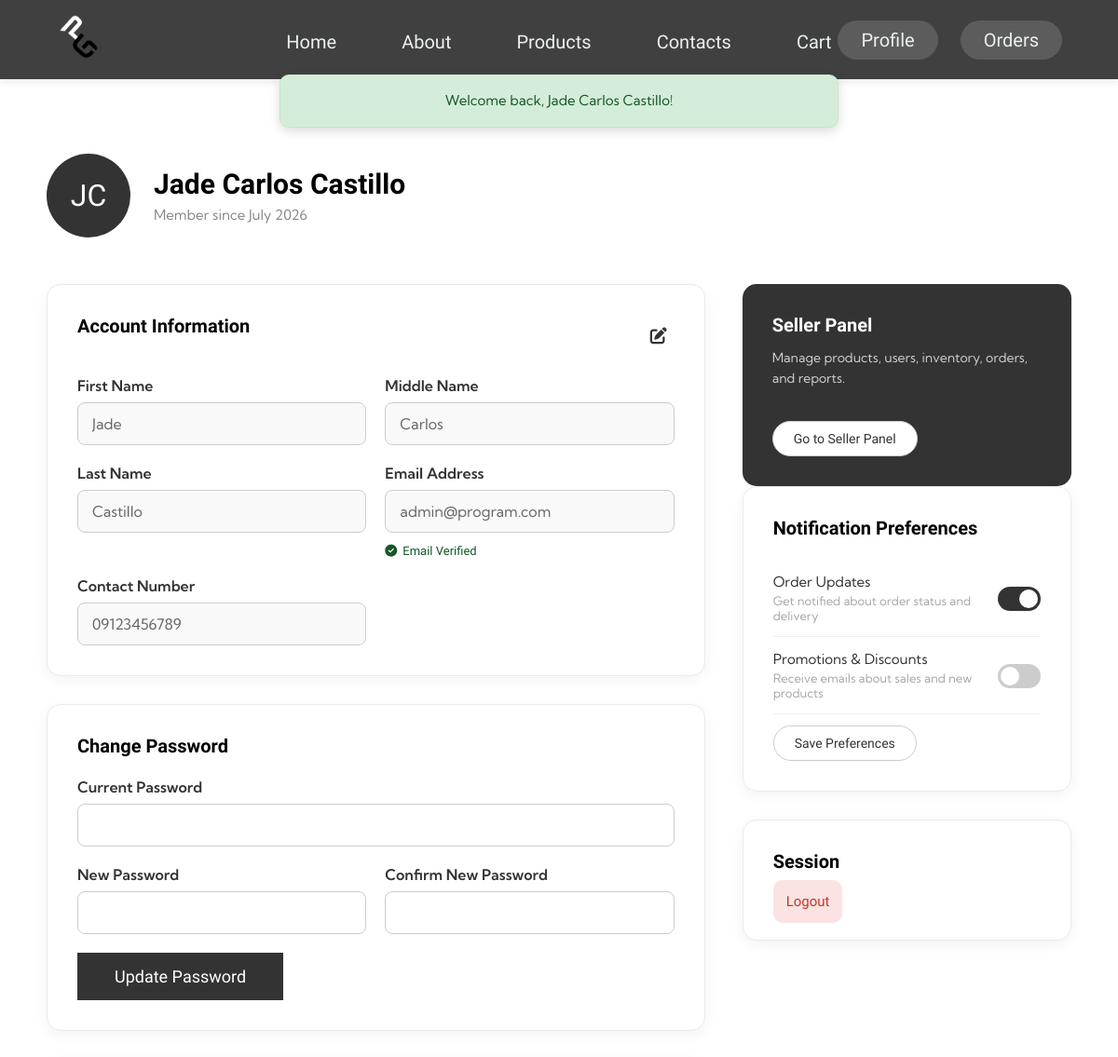
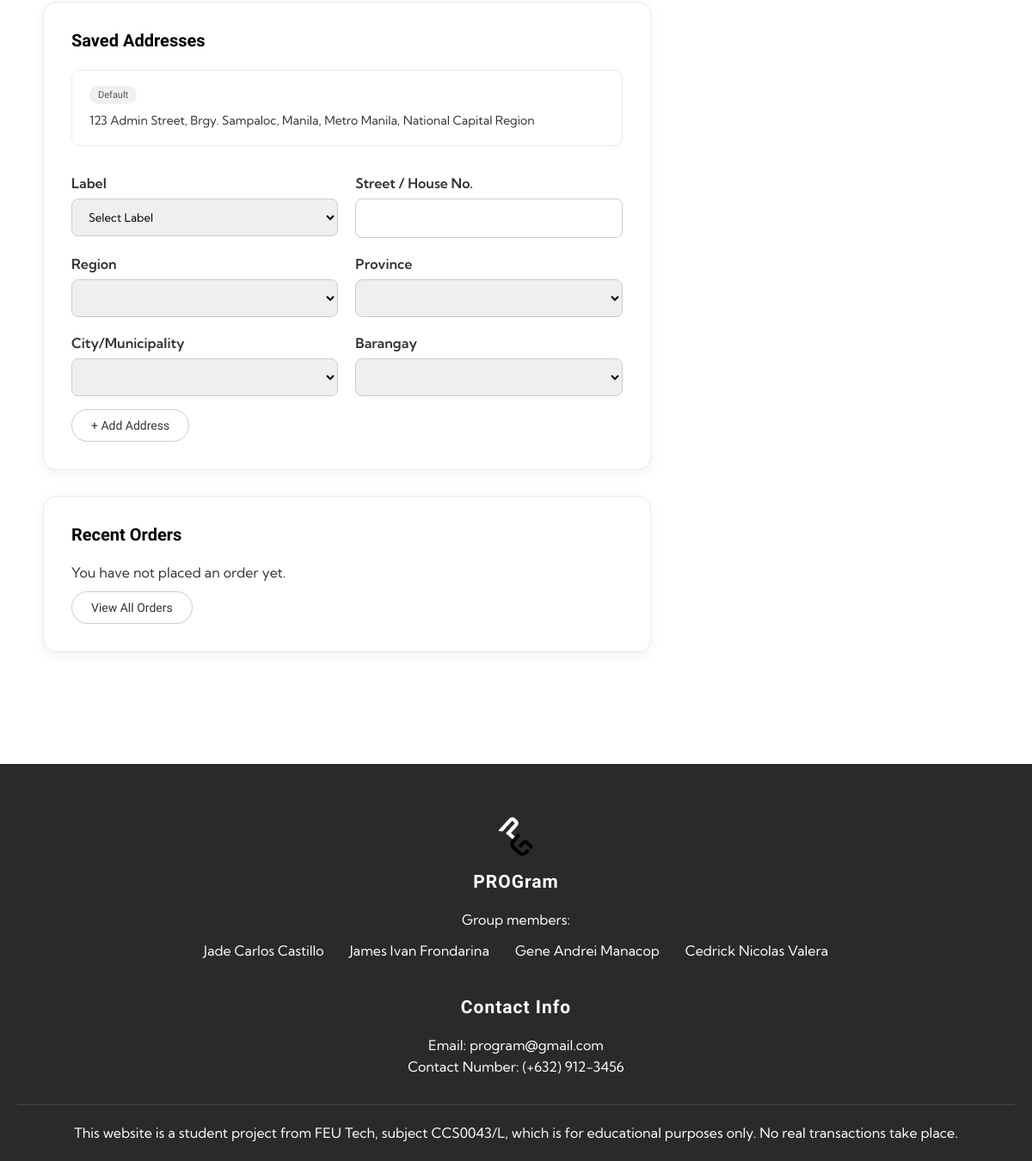
The page /pages/profile.php (signed in) on the database its author committed (2 pictures, top to bottom).
### tables this page shows
CREATE TABLE IF NOT EXISTS users (
    id INT NOT NULL AUTO_INCREMENT,
    first_name VARCHAR(50) NOT NULL,
    middle_name VARCHAR(50),
    last_name VARCHAR(50) NOT NULL,
    email VARCHAR(100) NOT NULL,
    password VARCHAR(255) NOT NULL,
    contact_number VARCHAR(20) NOT NULL,
    role VARCHAR(30) NOT NULL DEFAULT 'Customer',
    status VARCHAR(20) NOT NULL DEFAULT 'Active',
    order_updates INT NOT NULL DEFAULT 1,
    promotions INT NOT NULL DEFAULT 0,
    email_status VARCHAR(20) NOT NULL DEFAULT 'Pending',
    verification_token VARCHAR(64),
    verification_expires_at DATETIME,
    created_at DATETIME NOT NULL,
    PRIMARY KEY (id),
    UNIQUE KEY (email)
);

CREATE TABLE IF NOT EXISTS addresses (
    id INT NOT NULL AUTO_INCREMENT,
    user_id INT NOT NULL,
    label VARCHAR(30) NOT NULL,
    street_address VARCHAR(150) NOT NULL,
    barangay VARCHAR(100) NOT NULL,
    city VARCHAR(100) NOT NULL,
    province VARCHAR(100) NOT NULL,
    region VARCHAR(100) NOT NULL,
    is_default INT NOT NULL DEFAULT 0,
    PRIMARY KEY (id),
    FOREIGN KEY (user_id) REFERENCES users(id) ON DELETE CASCADE
);

### pages/profile.php (the view, shortened to what this page needs)
<?php
require_once '../includes/database.php';
require_once '../includes/functions.php';
$basePath = '../';
$userId = (int) $_SESSION['user_id'];
$userResult = mysqli_query($connection, "SELECT * FROM users WHERE id = $userId");
$user = mysqli_fetch_assoc($userResult);
$addresses = mysqli_query($connection, "SELECT * FROM addresses WHERE user_id = $userId ORDER BY is_default DESC, id DESC");
$recentOrders = mysqli_query($connection, "SELECT * FROM orders WHERE user_id = $userId ORDER BY created_at DESC LIMIT 3");
?>
<!DOCTYPE html>
<html lang="en">
<head>
    <link rel="stylesheet" href="<?php echo $basePath; ?>assets/css/style.css">
</head>
<body data-base-path="<?php echo $basePath; ?>">
    <?php if(!isset($hideHeader) || !$hideHeader): ?>
        <?php include '../includes/header.php'; ?>
    <?php endif; ?>
    <main>
        <section class="profile-section">
            <div class="profile-container">
                <div class="profile-head">
                    <div class="profile-avatar"><?php echo htmlspecialchars(user_initials($user)); ?></div>
                    <div>
                        <h1><?php echo htmlspecialchars(user_full_name($user)); ?></h1>
                        <p>Member since <?php echo date('F Y', strtotime($user['created_at'])); ?></p>
                    </div>
                </div>
                <div class="profile-grid">
                    <div class="profile-main">
                        <div class="profile-card">
                            <div class="card-header">
                                <h3>Account Information</h3>
                                <button type="button" class="edit-toggle-btn" id="edit-account-btn">
                                    <i class="fas fa-edit"></i>
                                </button>
                            </div>
                            <form action="../actions/profile_handler.php" method="post" id="account-form">
                                <div class="form-grid">
                                    <div class="group-input"><label class="form-label">First Name</label><input type="text" name="first_name" class="form-control" value="<?php echo htmlspecialchars($user['first_name']); ?>" disabled></div>
                                    <div class="group-input"><label class="form-label">Middle Name</label><input type="text" name="middle_name" class="form-control" value="<?php echo htmlspecialchars($user['middle_name']); ?>" disabled></div>
                                    <div class="group-input"><label class="form-label">Last Name</label><input type="text" name="last_name" class="form-control" value="<?php echo htmlspecialchars($user['last_name']); ?>" disabled></div>
                                    <div class="group-input">
                                        <label class="form-label">Email Address</label>
                                        <input type="email" name="email" class="form-control" value="<?php echo htmlspecialchars($user['email']); ?>" disabled>
                                        <div class="email-verification-status <?php echo strtolower($user['email_status']) === 'confirmed' ? 'verified' : 'pending'; ?>">
                                            <?php if (strtolower($user['email_status']) === 'confirmed'): ?>
                                                <i class="fas fa-check-circle"></i> Email Verified
                                            <?php else: ?>
                                                <i class="fas fa-clock"></i> Verification Pending
                                            <?php endif; ?>
                                        </div>
                                    </div>
                                    <div class="group-input"><label class="form-label">Contact Number</label><input type="text" name="contact_number" class="form-control" value="<?php echo htmlspecialchars($user['contact_number']); ?>" disabled></div>
                                </div>
                            </form>
                        </div>
                        <div class="profile-card">
                            <h3>Change Password</h3>
                            <form action="../actions/profile_handler.php" method="post" id="change-password-form">
                                <div class="form-grid">
                                    <div class="group-input full-width"><label class="form-label">Current Password</label><input type="password" name="current_password" class="form-control" required></div>
                                    <div class="group-input">
                                        <label class="form-label">New Password</label>
                                        <input type="password" name="new_password" class="form-control" required>
                                    </div>
                                    <div class="group-input"><label class="form-label">Confirm New Password</label><input type="password" name="confirm_password" class="form-control" required></div>
                                </div>
                                <button type="submit" class="submit-btn" style="margin-top:20px">Update Password</button>
                            </form>
                        </div>
                        <div class="profile-card">
                            <h3>Saved Addresses</h3>
                            <?php while ($address = mysqli_fetch_assoc($addresses)): ?>
                                <div class="address-card">
                                    <div class="address-content">
                                        <span class="tag"><?php echo $address['is_default'] ? 'Default' : htmlspecialchars($address['label']); ?></span>
                                        <p><?php echo htmlspecialchars($address['street_address'] . ', Brgy. ' . $address['barangay'] . ', ' . $address['city'] . ', ' . $address['province'] . ', ' . $address['region']); ?></p>
                                    </div>
                                </div>
                            <?php endwhile; ?>
                            <h4>Add New Address</h4>
                            <form action="../actions/profile_handler.php" method="post">
                                <div class="form-grid">
                                    <div class="group-input"><label class="form-label">Label</label><select name="label" class="form-select" required>
                                        <option value="">Select Label</option>
                                    </select></div>
                                    <div class="group-input"><label class="form-label">Street / House No.</label><input type="text" name="street" class="form-control" required></div>
                                    <div class="group-input"><label class="form-label">Region</label><select name="region" id="address-region" class="form-select" required></select></div>
                                    <div class="group-input"><label class="form-label">Province</label><select name="province" id="address-province" class="form-select" required></select></div>
                                    <div class="group-input"><label class="form-label">City/Municipality</label><select name="city" id="address-city" class="form-select" required></select></div>
                                    <div class="group-input"><label class="form-label">Barangay</label><select name="barangay" id="address-barangay" class="form-select" required></select></div>
                                </div>
                                <button type="submit" class="btn-outline-pill" style="margin-top:15px">+ Add Address</button>
                            </form>
                        </div>
                        <div class="profile-card">
                            <h3>Recent Orders</h3>
                            <?php if (mysqli_num_rows($recentOrders) === 0): ?><p>You have not placed an order yet.</p><?php endif; ?>
                            <a href="orders.php" class="btn-outline-pill">View All Orders</a>
                        </div>
                    </div>
                    <div class="profile-side">
                        <?php if ($user['role'] !== 'Customer'): ?>
                            <div class="seller-cta"><h3>Seller Panel</h3><p>Manage products, users, inventory, orders, and reports.</p><a href="../seller/dashboard.php" class="btn-outline-pill" style="background:#fff">Go to Seller Panel</a></div>
                        <?php endif; ?>
                        <div class="profile-card">
                            <h3>Notification Preferences</h3>
                            <form action="../actions/profile_handler.php" method="post">
                                <div class="pref-row">
                                    <div>
                                        <p>Order Updates</p>
                                        <span>Get notified about order status and delivery</span>
                                    </div>
                                    <label class="switch">
                                        <span class="slider-toggle"></span>
                                    </label>
                                </div>
                                <div class="pref-row">
                                    <div>
                                        <p>Promotions & Discounts</p>
                                        <span>Receive emails about sales and new products</span>
                                    </div>
                                    <label class="switch">
                                        <span class="slider-toggle"></span>
                                    </label>
                                </div>
                                <button type="submit" class="btn-outline-pill">Save Preferences</button>
                            </form>
                        </div>
                        <div class="profile-card" style="margin-top:30px"><h3>Session</h3><a href="../actions/logout.php" class="logout-full">Logout</a></div>
                    </div>
                </div>
            </div>
        </section>
    </main>
    <?php if(!isset($hideFooter) || !$hideFooter): ?>
        <?php include '../includes/footer.php'; ?>
    <?php endif; ?>
</body>
</html>

### rows shown on the page
users: user_initials($user) "JC", user_full_name($user) "Jade Carlos Castillo", created_at "July 2026", first_name "Jade", middle_name "Carlos", last_name "Castillo", email "admin@program.com", contact_number "09123456789"
addresses: is_default "Default", street_address+barangay+city "123 Admin Street, Brgy. Sampaloc, Manila, Metro Manila, National Capital Region"

### other values the page prints
$message "Welcome back, Jade Carlos Castillo!"
